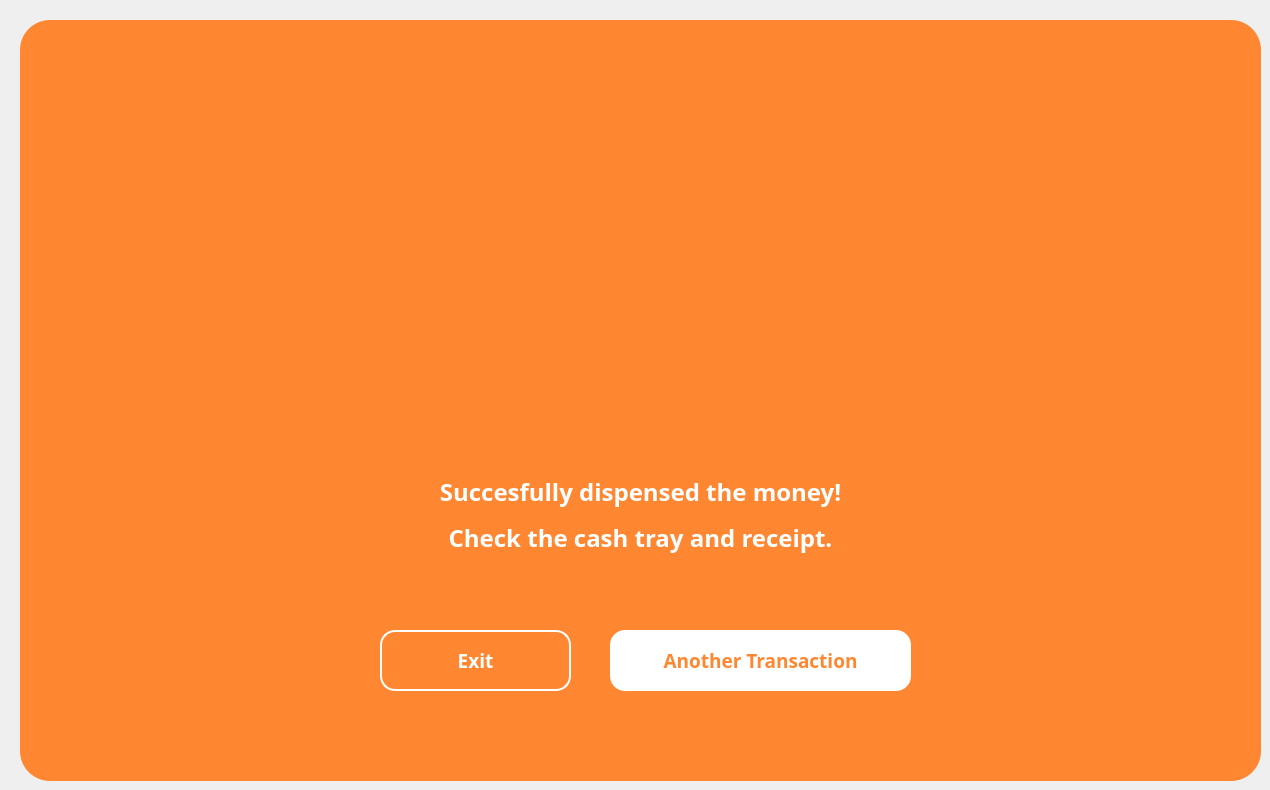
  <widget class="QWidget" name="successfully_dispensed">
   <widget class="QFrame" name="successfully_dispensed_1">
    <property name="enabled">
     <bool>true</bool>
    </property>
    <property name="geometry">
     <rect>
      <x>20</x>
      <y>20</y>
      <width>1241</width>
      <height>761</height>
     </rect>
    </property>
    <property name="font">
     <font>
      <pointsize>9</pointsize>
     </font>
    </property>
    <property name="styleSheet">
     <string notr="true">QFrame {
    background-color: #ff8731;
	border-radius: 30px;
}
</string>
    </property>
    <property name="frameShape">
     <enum>QFrame::NoFrame</enum>
    </property>
    <widget class="QLabel" name="main_logo_62">
     <property name="geometry">
      <rect>
       <x>440</x>
       <y>90</y>
       <width>350</width>
       <height>350</height>
      </rect>
     </property>
     <property name="text">
      <string/>
     </property>
     <property name="pixmap">
      <pixmap>images/checkk.png</pixmap>
     </property>
     <property name="scaledContents">
      <bool>true</bool>
     </property>
    </widget>
    <widget class="QToolButton" name="cb_exit">
     <property name="geometry">
      <rect>
       <x>360</x>
       <y>610</y>
       <width>191</width>
       <height>61</height>
      </rect>
     </property>
     <property name="font">
      <font>
       <family>Montserrat</family>
       <pointsize>14</pointsize>
       <weight>75</weight>
       <bold>true</bold>
      </font>
     </property>
     <property name="cursor">
      <cursorShape>PointingHandCursor</cursorShape>
     </property>
     <property name="styleSheet">
      <string notr="true">QToolButton {
    background-color: transparent;
    color: white;
    border: 2px solid white;
    border-radius: 15px;

    text-align: center;
}


QToolButton:hover {
    background-color: #FFC499;  /* light gray */
	border: 2px solid #FFC499;
}

QToolButton:pressed {
    background-color: #F56600;
	color: white;
    padding-top: 10px;  /* simulate press-in */
    padding-bottom: 15px;
 
}</string>
     </property>
     <property name="text">
      <string>Exit</string>
     </property>
     <property name="iconSize">
      <size>
       <width>200</width>
       <height>200</height>
      </size>
     </property>
     <property name="checkable">
      <bool>false</bool>
     </property>
     <property name="popupMode">
      <enum>QToolButton::DelayedPopup</enum>
     </property>
     <property name="toolButtonStyle">
      <enum>Qt::ToolButtonIconOnly</enum>
     </property>
    </widget>
    <widget class="QLabel" name="label_176">
     <property name="geometry">
      <rect>
       <x>370</x>
       <y>440</y>
       <width>501</width>
       <height>111</height>
      </rect>
     </property>
     <property name="font">
      <font>
       <family>Montserrat</family>
       <pointsize>18</pointsize>
       <weight>75</weight>
       <bold>true</bold>
      </font>
     </property>
     <property name="styleSheet">
      <string notr="true">QLabel {
    color: white;
}
</string>
     </property>
     <property name="text">
      <string>&lt;html&gt;&lt;head/&gt;&lt;body&gt;&lt;p align=&quot;center&quot;&gt;Succesfully dispensed the money!&lt;/p&gt;&lt;p align=&quot;center&quot;&gt;Check the cash tray and receipt.&lt;/p&gt;&lt;/body&gt;&lt;/html&gt;</string>
     </property>
    </widget>
    <widget class="QToolButton" name="another_transaction">
     <property name="geometry">
      <rect>
       <x>590</x>
       <y>610</y>
       <width>301</width>
       <height>61</height>
      </rect>
     </property>
     <property name="font">
      <font>
       <family>Montserrat</family>
       <pointsize>14</pointsize>
       <weight>75</weight>
       <bold>true</bold>
      </font>
     </property>
     <property name="cursor">
      <cursorShape>PointingHandCursor</cursorShape>
     </property>
     <property name="styleSheet">
      <string notr="true">QToolButton {
    background-color: white;
    color: #ff8731;
    border: none;
    border-radius: 15px;
    text-align: center;
}

QToolButton:hover {
    background-color: #FFC499;  /* light gray */
	border: 2px solid #FFC499;
}

QToolButton:pressed {
    background-color: #F56600;
	color: white;
    padding-top: 10px;  /* simulate press-in */
    padding-bottom: 15px;
 
}

</string>
     </property>
     <property name="text">
      <string>Another Transaction</string>
     </property>
     <property name="iconSize">
      <size>
       <width>200</width>
       <height>200</height>
      </size>
     </property>
     <property name="checkable">
      <bool>false</bool>
     </property>
     <property name="popupMode">
      <enum>QToolButton::DelayedPopup</enum>
     </property>
     <property name="toolButtonStyle">
      <enum>Qt::ToolButtonIconOnly</enum>
     </property>
    </widget>
   </widget>
  </widget>
